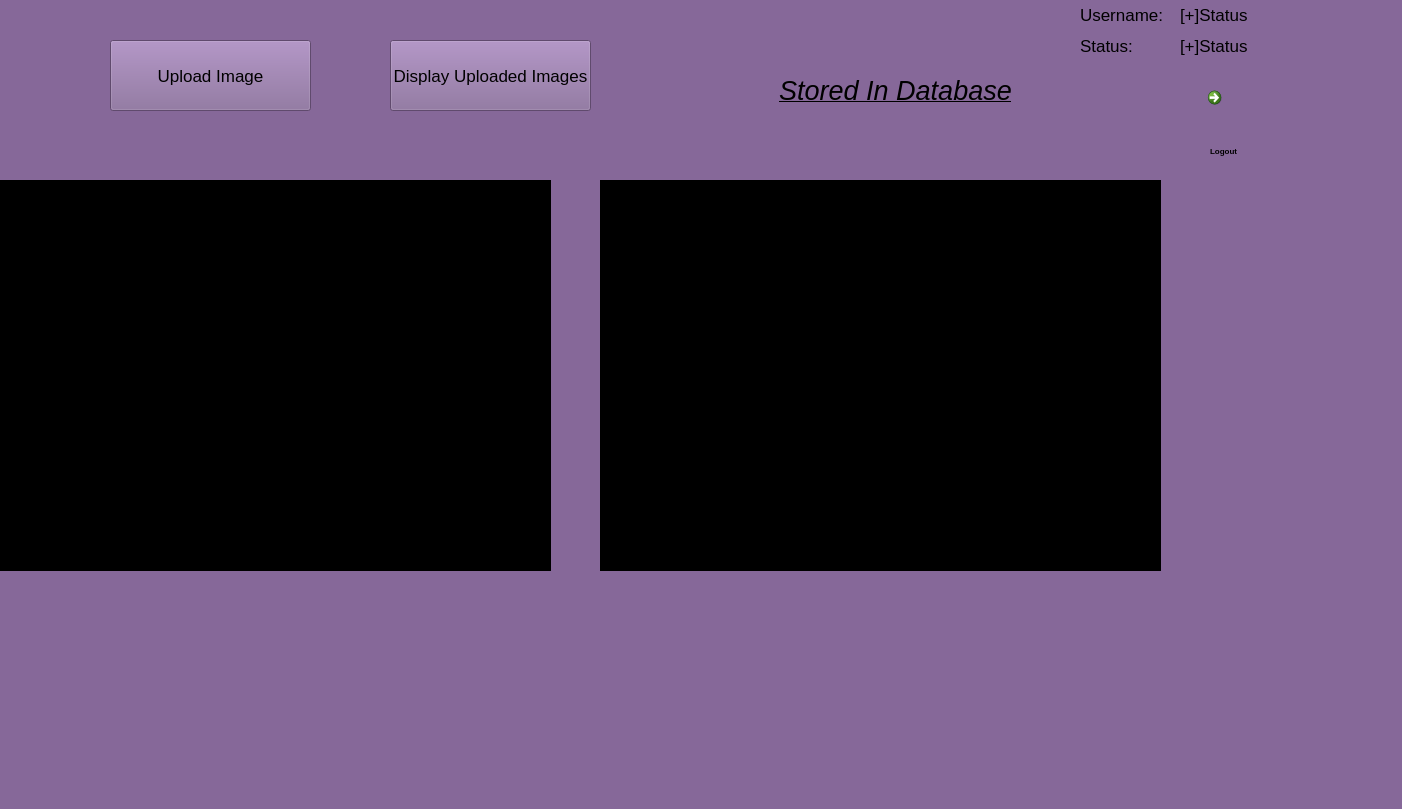
<?xml version="1.0" encoding="UTF-8"?>
<ui version="4.0">
 <class>UserAccount</class>
 <widget class="QWidget" name="UserAccount">
  <property name="geometry">
   <rect>
    <x>0</x>
    <y>0</y>
    <width>1402</width>
    <height>809</height>
   </rect>
  </property>
  <property name="windowTitle">
   <string>From</string>
  </property>
  <property name="styleSheet">
   <string notr="true">background-color: rgb(134, 104, 153);
</string>
  </property>
  <widget class="QStatusBar" name="statusbar">
   <property name="geometry">
    <rect>
     <x>0</x>
     <y>0</y>
     <width>3</width>
     <height>22</height>
    </rect>
   </property>
  </widget>
  <widget class="QPushButton" name="browse_Image">
   <property name="geometry">
    <rect>
     <x>110</x>
     <y>40</y>
     <width>201</width>
     <height>71</height>
    </rect>
   </property>
   <property name="font">
    <font>
     <pointsize>13</pointsize>
    </font>
   </property>
   <property name="styleSheet">
    <string notr="true">background-color: rgb(134, 104, 153);</string>
   </property>
   <property name="text">
    <string>Upload Image</string>
   </property>
  </widget>
  <widget class="QPushButton" name="this_Account_Display">
   <property name="geometry">
    <rect>
     <x>390</x>
     <y>40</y>
     <width>201</width>
     <height>71</height>
    </rect>
   </property>
   <property name="font">
    <font>
     <pointsize>13</pointsize>
    </font>
   </property>
   <property name="styleSheet">
    <string notr="true">background-color: rgb(134, 104, 153);</string>
   </property>
   <property name="text">
    <string>Display Uploaded Images</string>
   </property>
  </widget>
  <widget class="QLabel" name="DisplayBrowse_bt">
   <property name="geometry">
    <rect>
     <x>0</x>
     <y>180</y>
     <width>551</width>
     <height>391</height>
    </rect>
   </property>
   <property name="styleSheet">
    <string notr="true">background-color: rgb(0, 0, 0);</string>
   </property>
   <property name="text">
    <string/>
   </property>
  </widget>
  <widget class="QCommandLinkButton" name="handle_LogOut">
   <property name="geometry">
    <rect>
     <x>1200</x>
     <y>80</y>
     <width>91</width>
     <height>61</height>
    </rect>
   </property>
   <property name="font">
    <font>
     <pointsize>15</pointsize>
    </font>
   </property>
   <property name="text">
    <string/>
   </property>
   <property name="icon">
    <iconset>
     <normaloff>../../../Downloads/png-transparent-computer-icons-login-logo-logout-emblem-trademark-logo.png</normaloff>../../../Downloads/png-transparent-computer-icons-login-logo-logout-emblem-trademark-logo.png</iconset>
   </property>
   <property name="iconSize">
    <size>
     <width>80</width>
     <height>50</height>
    </size>
   </property>
  </widget>
  <widget class="QLabel" name="label_3">
   <property name="geometry">
    <rect>
     <x>1210</x>
     <y>140</y>
     <width>81</width>
     <height>21</height>
    </rect>
   </property>
   <property name="font">
    <font>
     <family>Segoe UI</family>
     <pointsize>6</pointsize>
     <italic>false</italic>
     <bold>true</bold>
    </font>
   </property>
   <property name="styleSheet">
    <string notr="true">font: 700 6pt &quot;Segoe UI&quot;;</string>
   </property>
   <property name="text">
    <string>Logout</string>
   </property>
  </widget>
  <widget class="QLabel" name="Database_Displayed">
   <property name="geometry">
    <rect>
     <x>600</x>
     <y>180</y>
     <width>561</width>
     <height>391</height>
    </rect>
   </property>
   <property name="styleSheet">
    <string notr="true">background-color: rgb(0, 0, 0);</string>
   </property>
   <property name="text">
    <string/>
   </property>
  </widget>
  <widget class="QLabel" name="label_4">
   <property name="geometry">
    <rect>
     <x>720</x>
     <y>70</y>
     <width>351</width>
     <height>41</height>
    </rect>
   </property>
   <property name="font">
    <font>
     <pointsize>20</pointsize>
     <italic>true</italic>
     <underline>true</underline>
    </font>
   </property>
   <property name="styleSheet">
    <string notr="true">background-color: rgb(134, 104, 153);</string>
   </property>
   <property name="text">
    <string>Stored In Database</string>
   </property>
   <property name="alignment">
    <set>Qt::AlignCenter</set>
   </property>
  </widget>
  <widget class="QLabel" name="label_2">
   <property name="geometry">
    <rect>
     <x>1080</x>
     <y>0</y>
     <width>103</width>
     <height>30</height>
    </rect>
   </property>
   <property name="font">
    <font>
     <pointsize>13</pointsize>
    </font>
   </property>
   <property name="styleSheet">
    <string notr="true">background-color: rgb(134, 104, 153);</string>
   </property>
   <property name="text">
    <string>Username:</string>
   </property>
  </widget>
  <widget class="QLabel" name="user">
   <property name="geometry">
    <rect>
     <x>1180</x>
     <y>0</y>
     <width>211</width>
     <height>30</height>
    </rect>
   </property>
   <property name="font">
    <font>
     <pointsize>13</pointsize>
    </font>
   </property>
   <property name="styleSheet">
    <string notr="true">background-color: rgb(134, 104, 153);</string>
   </property>
   <property name="text">
    <string>[+]Status</string>
   </property>
  </widget>
  <widget class="QLabel" name="Status">
   <property name="geometry">
    <rect>
     <x>1180</x>
     <y>30</y>
     <width>211</width>
     <height>31</height>
    </rect>
   </property>
   <property name="font">
    <font>
     <pointsize>13</pointsize>
    </font>
   </property>
   <property name="styleSheet">
    <string notr="true">background-color: rgb(134, 104, 153);</string>
   </property>
   <property name="text">
    <string>[+]Status</string>
   </property>
  </widget>
  <widget class="QLabel" name="label">
   <property name="geometry">
    <rect>
     <x>1080</x>
     <y>30</y>
     <width>101</width>
     <height>31</height>
    </rect>
   </property>
   <property name="font">
    <font>
     <pointsize>13</pointsize>
    </font>
   </property>
   <property name="styleSheet">
    <string notr="true">background-color: rgb(134, 104, 153);</string>
   </property>
   <property name="text">
    <string>Status:</string>
   </property>
  </widget>
  <zorder>handle_LogOut</zorder>
  <zorder>statusbar</zorder>
  <zorder>browse_Image</zorder>
  <zorder>this_Account_Display</zorder>
  <zorder>DisplayBrowse_bt</zorder>
  <zorder>label_3</zorder>
  <zorder>Database_Displayed</zorder>
  <zorder>label_4</zorder>
  <zorder>label_2</zorder>
  <zorder>user</zorder>
  <zorder>Status</zorder>
  <zorder>label</zorder>
 </widget>
 <resources/>
 <connections/>
</ui>
